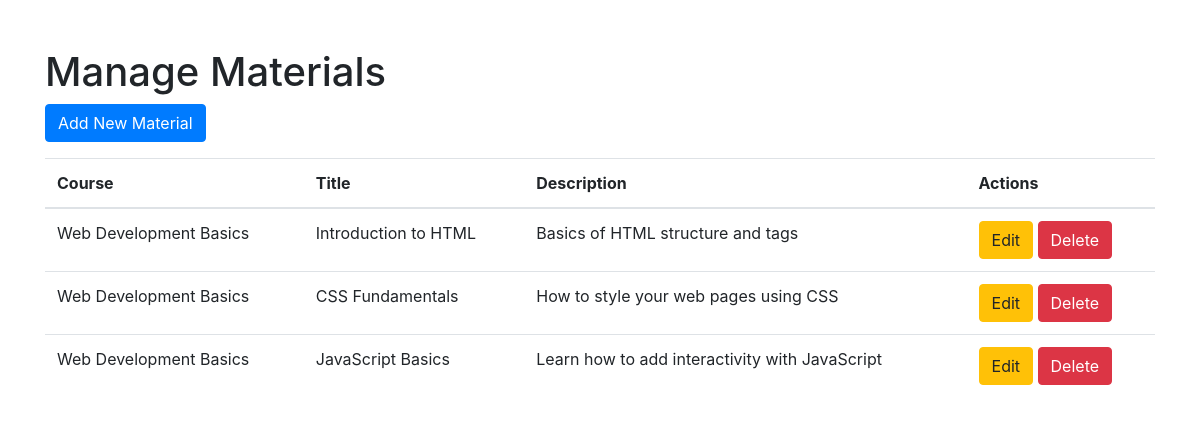
Page /materials.php on the committed database.
### tables this page shows
CREATE TABLE `materials` (
  `id` int(11) NOT NULL,
  `course_id` int(11) DEFAULT NULL,
  `title` varchar(255) NOT NULL,
  `description` text DEFAULT NULL,
  `embed_link` text DEFAULT NULL
);

CREATE TABLE `courses` (
  `id` int(11) NOT NULL,
  `title` varchar(255) NOT NULL,
  `description` text DEFAULT NULL,
  `duration` int(11) NOT NULL
);

### materials.php (the view, shortened to what this page needs)
<?php
include 'db.php';
$sql = "SELECT materials.*, courses.title as course_title FROM materials
        JOIN courses ON materials.course_id = courses.id";
$result = $conn->query($sql);
?>
<!DOCTYPE html>
<html lang="en">
<head>
    <link rel="stylesheet" href="https://cdn.jsdelivr.net/npm/bootstrap@4.6.1/dist/css/bootstrap.min.css">
</head>
<body>
    <div class="container">
        <h1 class="mt-5">Manage Materials</h1>
        <a href="material_create.php" class="btn btn-primary mb-3">Add New Material</a>
        <table class="table">
            <thead>
                <tr>
                    <th>Course</th>
                    <th>Title</th>
                    <th>Description</th>
                    <th>Actions</th>
                </tr>
            </thead>
            <tbody>
                <?php while($row = $result->fetch_assoc()): ?>
                <tr>
                    <td><?php echo $row['course_title']; ?></td>
                    <td><?php echo $row['title']; ?></td>
                    <td><?php echo $row['description']; ?></td>
                    <td>
                        <a href="material_edit.php?id=<?php echo $row['id']; ?>" class="btn btn-warning">Edit</a>
                        <a href="material_delete.php?id=<?php echo $row['id']; ?>" class="btn btn-danger">Delete</a>
                    </td>
                </tr>
                <?php endwhile; ?>
            </tbody>
        </table>
    </div>
</body>
</html>

### rows in the picture
materials: course.title "Web Development Basics", title "Introduction to HTML", description "Basics of HTML structure and tags"
materials: course.title "Web Development Basics", title "CSS Fundamentals", description "How to style your web pages using CSS"
materials: course.title "Web Development Basics", title "JavaScript Basics", description "Learn how to add interactivity with JavaScript"
